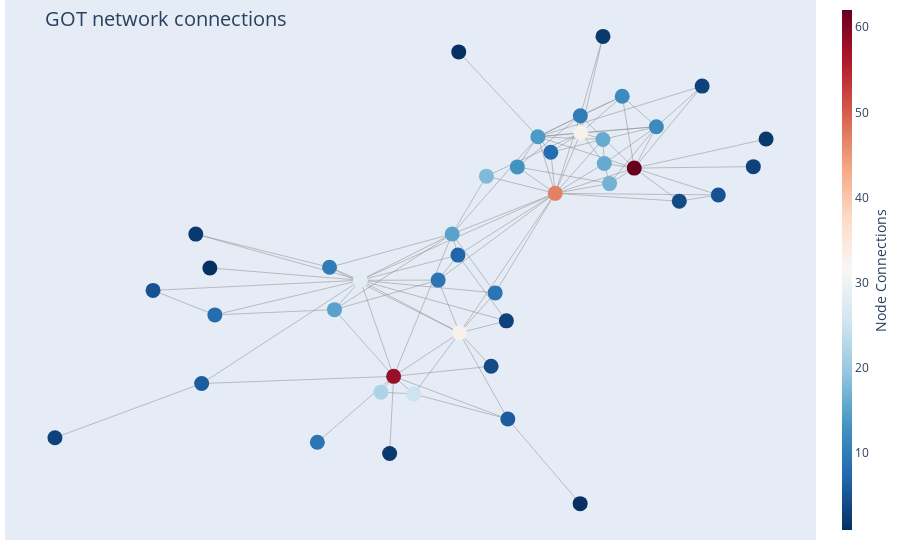

The code cell stored with this chart in its notebook:
### Markdown cell above
### **Book 5**

### Code cell
draw_plotly_network_graph(Graph_obj = G5, filter = "Yes", filter_nodesbydegree = 50)

### Figure 1 — Plotly figure (JSON) as saved in the notebook; plotly's stock layout.template omitted (floating-point values rounded to 4 significant figures; data arrays with more than 128 entries replaced by an {"elided": "..."} marker saying what was removed)
{"data": [{"hoverinfo": "none", "line": {"color": "#888", "width": 0.5}, "mode": "lines", "type": "scatter", "x": {"elided": "318 float values"}, "y": {"elided": "318 float values"}}, {"hoverinfo": "text", "marker": {"color": [58, 33, 9, 5, 62, 4, 47, 33, 9, 15, 25, 17, 18, 15, 9, 12, 12, 14, 16, 16, 3, 8, 22, 6, 13, 7, 10, 2, 28, 10, 8, 1, 5, 3, 6, 1, 2, 4, 3, 3, 2, 1, 2], "colorbar": {"thickness": 10, "title": {"side": "right", "text": "Node Connections"}, "xanchor": "left"}, "colorscale": [[0, "rgb(103,0,31)"], [0.1, "rgb(178,24,43)"], [0.2, "rgb(214,96,77)"], [0.3, "rgb(244,165,130)"], [0.4, "rgb(253,219,199)"], [0.5, "rgb(247,247,247)"], [0.6, "rgb(209,229,240)"], [0.7, "rgb(146,197,222)"], [0.8, "rgb(67,147,195)"], [0.9, "rgb(33,102,172)"], [1, "rgb(5,48,97)"]], "line": {"width": 0}, "reversescale": true, "showscale": true, "size": 15}, "mode": "markers", "text": ["Daenerys-Targaryen<br /># of connections: 58", "Tyrion-Lannister<br /># of connections: 33", "Tywin-Lannister<br /># of connections: 9", "Aemon-Targaryen-(Maester-Aemon)<br /># of connections: 5", "Jon-Snow<br /># of connections: 62", "Samwell-Tarly<br /># of connections: 4", "Stannis-Baratheon<br /># of connections: 47", "Theon-Greyjoy<br /># of connections: 33", "Victarion-Greyjoy<br /># of connections: 9", "Robert-Baratheon<br /># of connections: 15", "Barristan-Selmy<br /># of connections: 25", "Melisandre<br /># of connections: 17", "Asha-Greyjoy<br /># of connections: 18", "Doran-Martell<br /># of connections: 15", "Myrcella-Baratheon<br /># of connections: 9", "Arya-Stark<br /># of connections: 12", "Bran-Stark<br /># of connections: 12", "Eddard-Stark<br /># of connections: 14", "Mance-Rayder<br /># of connections: 16", "Ramsay-Snow<br /># of connections: 16", "Sansa-Stark<br /># of connections: 3", "Roose-Bolton<br /># of connections: 8", "Hizdahr-zo-Loraq<br /># of connections: 22", "Varys<br /># of connections: 6", "Davos-Seaworth<br /># of connections: 13", "Tommen-Baratheon<br /># of connections: 7", "Robb-Stark<br /># of connections: 10", "Brienne-of-Tarth<br /># of connections: 2", "Cersei-Lannister<br /># of connections: 28", "Jaime-Lannister<br /># of connections: 10", "Gregor-Clegane<br /># of connections: 8", "Catelyn-Stark<br /># of connections: 1", "Ilyn-Payne<br /># of connections: 5", "Joffrey-Baratheon<br /># of connections: 3", "Mace-Tyrell<br /># of connections: 6", "Margaery-Tyrell<br /># of connections: 1", "Drogo<br /># of connections: 2", "Jorah-Mormont<br /># of connections: 4", "Janos-Slynt<br /># of connections: 3", "Pycelle<br /># of connections: 3", "Jeor-Mormont<br /># of connections: 2", "Petyr-Baelish<br /># of connections: 1", "Rodrik-Cassel<br /># of connections: 2"], "type": "scatter", "x": [-0.1595, -0.03497, 0.03229, 0.4537, 0.2949, 0.38, 0.1457, 0.194, -0.3036, -0.04893, -0.1214, 0.2483, 0.01575, -0.2713, -0.07543, 0.3367, 0.2723, 0.1129, 0.2384, 0.2358, 0.4232, 0.1374, -0.1835, 0.0562, 0.07412, -0.03801, 0.1931, -0.5332, -0.2224, -0.2806, -0.4972, -0.03654, -0.6139, 0.05347, -0.5221, -0.5066, -0.1671, 0.02463, 0.5199, -0.7993, 0.544, 0.1928, 0.2359], "y": [-0.5016, -0.3311, -0.1747, 0.2089, 0.3139, 0.1845, 0.2151, 0.4526, -0.7596, 0.05613, -0.5705, 0.2534, 0.2824, -0.2403, -0.1246, 0.4762, 0.5955, 0.4369, 0.3321, 0.4263, 0.6352, 0.3761, -0.5635, -0.6687, 0.3187, -0.02675, 0.5193, 0.05547, -0.1252, -0.07428, -0.2608, 0.769, -0.165, -0.2842, -0.5296, -0.07708, -0.8037, -0.4621, 0.3198, -0.742, 0.4278, -1, 0.8299]}], "layout": {"annotations": [{"showarrow": false, "text": "", "xref": "paper", "yref": "paper"}], "hovermode": "closest", "margin": {"b": 20, "l": 5, "r": 5, "t": 0}, "showlegend": false, "title": {"font": {"size": 20}, "text": "<br>GOT network connections"}, "xaxis": {"showgrid": false, "showticklabels": false, "zeroline": false}, "yaxis": {"showgrid": false, "showticklabels": false, "zeroline": false}}}
